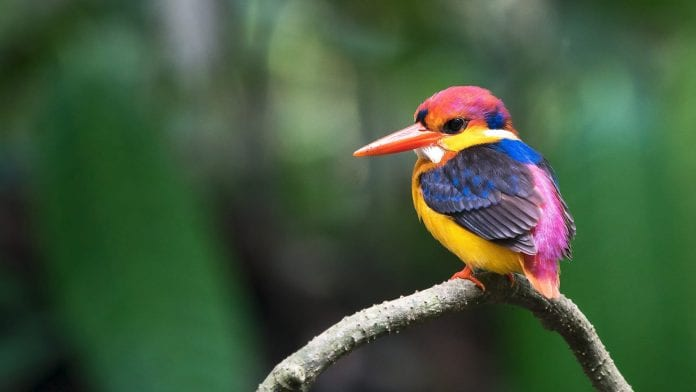
//> input picture AES_CFB_Carry-Over/openCV_test/bird.jpg, 696 x 392 px
$ ./image_test   (built with g++ and OpenCV 4)
//> lines starting //> are read from the running program, lines starting //| are printed output that depends on the picture
### AES_CFB_Carry-Over/openCV_test/aes_cfb.h
///////////////////////////////////
// This implementation was been  //
// placed in the public domain by//
//                               //
// Petter Solnoer - 31/03/2020   //
///////////////////////////////////

#ifndef AES_CFB
#define AES_CFB

#include "tables.h"
// define modes
// for encryption
// and decryption
#define ENCRYPT 0
#define DECRYPT 1

// Struct containing the shift register of previous ciphertexts
// and the round keys of the cipher
struct cipher_state{
	// Registers to hold previous ciphertext
	u32 reg1;
	u32 reg2;
	u32 reg3;
	u32 reg4;

	// Registers to hold round keys
	u32 rk[44];
};

// The interface consist of
// cipher initialization
// and process packet.
void cfb_initialize_cipher(cipher_state *cs, u8 key[], u32 *iv);
void cfb_process_packet(cipher_state *cs, u8 *in, u8 *out, int size, int mode);

// the encryption mode of the cipher
// and the key expansion can be accessed
// directly in order to verify the
// implementation with official
// test vectors.
void aes_encrypt(cipher_state *cs, u32 keystream[]);
void KeyExpansion(u8 key[], u32 key_schedule[]);

inline void initial_round(u32 *a, u32 *b,  u32 *c, u32 *d, u32 *round_key)
{
	// The initial round of AES only consist
	// of round key addition
	*a = (*a) ^ (*round_key); round_key++;
	*b = (*b) ^ (*round_key); round_key++;
	*c = (*c) ^ (*round_key); round_key++;
	*d = (*d) ^ (*round_key); round_key++;
}

inline void round(u32 *a, u32 *b, u32 *c, u32 *d, u32 *round_key)
{
	// Copies needed to hold variables
	// during operations
	u32 tmp_a = *a;
	u32 tmp_b = *b;
	u32 tmp_c = *c;
	u32 tmp_d = *d;

	u8 tmp;
	// Each table T yields 32 bits output
	tmp = (u8) tmp_a;
	*a = T0[tmp];
	tmp = (u8) (tmp_b >> 8);
	*a = (*a) ^ T1[tmp];
	tmp = (u8) (tmp_c >> 16);
	*a = (*a) ^ T2[tmp];
	tmp = (u8) (tmp_d >> 24);
	*a = (*a) ^ T3[tmp];
	*a = (*a) ^ (*round_key); round_key++;

	// The second output word of 32 bits
	tmp = (u8) tmp_b;
	*b = T0[tmp];
	tmp = (u8) (tmp_c >> 8);
	*b = (*b) ^ T1[tmp];
	tmp = (u8) (tmp_d >> 16);
	*b = (*b) ^ T2[tmp];
	tmp = (u8) (tmp_a >> 24);
	*b = (*b) ^ T3[tmp];
	*b = (*b) ^ (*round_key); round_key++;

	// The third output word of 32 bits
	tmp = (u8) tmp_c;
	*c = T0[tmp];
	tmp = (u8) (tmp_d >> 8);
	*c = (*c) ^ T1[tmp];
	tmp = (u8) (tmp_a >> 16);
	*c = (*c) ^ T2[tmp];
	tmp = (u8) (tmp_b >> 24);
	*c = (*c) ^ T3[tmp];
	*c = (*c) ^ (*round_key); round_key++;

	// The fourth word of 32 bits
	tmp = (u8) tmp_d;
	*d = T0[tmp];
	tmp = (u8) (tmp_a >> 8);
	*d = (*d) ^ T1[tmp];
	tmp = (u8) (tmp_b >> 16);
	*d = (*d) ^ T2[tmp];
	tmp = (u8) (tmp_c >> 24);
	*d = (*d) ^ T3[tmp];
	*d = (*d) ^ (*round_key);

}

inline void final_round(u32 *a, u32 *b, u32 *c, u32 *d, u32 *round_key)
{
	// Create copies of input
	u32 tmp_a = *a;
	u32 tmp_b = *b;
	u32 tmp_c = *c;
	u32 tmp_d = *d;

	// Need to operate on bytes
	u8 tmp;

	// First output word
	// Access Sbox directly, no mix column step.
	tmp = (u8) tmp_a;
	(*a) = (u32) (Sbox[tmp]);
	tmp = (u8) (tmp_b >> 8);
	(*a) = (*a) ^ ( (u32) (Sbox[tmp] << 8) );
	tmp = (u8) (tmp_c >> 16);
	(*a) = (*a) ^ ( (u32) (Sbox[tmp] << 16) );
	tmp = (u8) (tmp_d >> 24);
	(*a) = (*a) ^ ( (u32) (Sbox[tmp] << 24) );
	(*a) = (*a) ^ (*round_key); round_key++;

	// Second output word
	tmp = (u8) tmp_b;
	(*b) = (u32) (Sbox[tmp]);
	tmp = (u8) (tmp_c >> 8);
	(*b) = (*b) ^ ( (u32) (Sbox[tmp] << 8) );
	tmp = (u8) (tmp_d >> 16);
	(*b) = (*b) ^ ( (u32) (Sbox[tmp] << 16) );
	tmp = (u8) (tmp_a >> 24);
	(*b) = (*b) ^ ( (u32) (Sbox[tmp] << 24) );
	(*b) = (*b) ^ (*round_key); round_key++;

	// Third output word
	tmp = (u8) tmp_c;
	(*c) = (u32) (Sbox[tmp]);
	tmp = (u8) (tmp_d >> 8);
	(*c) = (*c) ^ ( (u32) (Sbox[tmp] << 8) );
	tmp = (u8) (tmp_a >> 16);
	(*c) = (*c) ^ ( (u32) (Sbox[tmp] << 16) );
	tmp = (u8) (tmp_b >> 24);
	(*c) = (*c) ^ ( (u32) (Sbox[tmp] << 24) );
	(*c) = (*c) ^ (*round_key); round_key++;

	// Fourth output word
	tmp = (u8) tmp_d;
	(*d) = (u32) (Sbox[tmp]);
	tmp = (u8) (tmp_a >> 8);
	(*d) = (*d) ^ ( (u32) (Sbox[tmp] << 8) );
	tmp = (u8) (tmp_b >> 16);
	(*d) = (*d) ^ ( (u32) (Sbox[tmp] << 16) );
	tmp = (u8) (tmp_c >> 24);
	(*d) = (*d) ^ ( (u32) (Sbox[tmp] << 24) );
	(*d) = (*d) ^ (*round_key);

}
#endif

### AES_CFB_Carry-Over/openCV_test/aes_cfb.cpp
///////////////////////////////////
// This implementation was been  //
// placed in the public domain by//
//                               //
// Petter Solnoer - 31/03/2020   //
///////////////////////////////////

#include <iostream>
#include <fstream>
#include "aes_cfb.h"
#include <string>

u32 RotByte(u32 word)
{
	u32 ret = ((word << 24) | (word >> 8));
	return ret;
}

u32 SubByte(u32 word)
{
	u32 ret;
	ret = Sbox[(u8)word];
	ret = ret ^ (Sbox[(u8)(word >> 8)] << 8);
	ret = ret ^ (Sbox[(u8)(word >> 16)] << 16);
	ret = ret ^ (Sbox[(u8)(word >> 24)] << 24);
	return ret;
}

void KeyExpansion(u8 key[], u32 key_schedule[])
{
	u32 temp;
	int i = 0;

	while (i < 4)
	{
		key_schedule[i] = (u32) ( ((u32)key[4*i]) | (((u32)key[4*i+1]) << 8) |
				(((u32)key[4*i+2]) << 16) | (((u32)key[4*i+3]) << 24) );
		i++;
	}
	while ( i < 44 )
	{
		temp = key_schedule[i-1];
		if ( (i % 4) == 0)
		{
			temp = SubByte(RotByte(temp)) ^ Rcon[i/4];
		}
		key_schedule[i] = key_schedule[i-4] ^ temp;
		i++;
	}
}

void aes_load_iv(cipher_state *cs, u32 *iv)
{
	cs->reg1 = *iv; iv++;
	cs->reg2 = *iv; iv++;
	cs->reg3 = *iv; iv++;
	cs->reg4 = *iv; iv++;
}

void cfb_initialize_cipher(cipher_state *cs, u8 key[], u32 *iv)
{
	KeyExpansion(key, cs->rk);
	aes_load_iv(cs, iv);
}

void aes_encrypt(cipher_state *cs, u32 keystream[])
{
	initial_round(&(cs->reg1), &(cs->reg2), &(cs->reg3), &(cs->reg4), &(cs->rk[0]));
	#ifndef ROUND_REDUCED
	round(&(cs->reg1), &(cs->reg2), &(cs->reg3), &(cs->reg4), &(cs->rk[4]));
	round(&(cs->reg1), &(cs->reg2), &(cs->reg3), &(cs->reg4), &(cs->rk[8]));
	round(&(cs->reg1), &(cs->reg2), &(cs->reg3), &(cs->reg4), &(cs->rk[12]));
	round(&(cs->reg1), &(cs->reg2), &(cs->reg3), &(cs->reg4), &(cs->rk[16]));
	#endif
	round(&(cs->reg1), &(cs->reg2), &(cs->reg3), &(cs->reg4), &(cs->rk[20]));
	round(&(cs->reg1), &(cs->reg2), &(cs->reg3), &(cs->reg4), &(cs->rk[24]));
	round(&(cs->reg1), &(cs->reg2), &(cs->reg3), &(cs->reg4), &(cs->rk[28]));
	round(&(cs->reg1), &(cs->reg2), &(cs->reg3), &(cs->reg4), &(cs->rk[32]));
	round(&(cs->reg1), &(cs->reg2), &(cs->reg3), &(cs->reg4), &(cs->rk[36]));
	final_round(&(cs->reg1), &(cs->reg2), &(cs->reg3), &(cs->reg4), &(cs->rk[40]));
	keystream[0] = cs->reg1; keystream[1] = cs->reg2;
	keystream[2] = cs->reg3; keystream[3] = cs->reg4;
}

void full_state_update(cipher_state *cs, u32 *ctxt)
{
	cs->reg1 = (*ctxt); ctxt++;
	cs->reg2 = (*ctxt); ctxt++;
	cs->reg3 = (*ctxt); ctxt++;
	cs->reg4 = (*ctxt); ctxt++;
}

// [148 lines left out: function partial_state_update, not called in this run]

void cfb_process_packet(cipher_state *cs, u8 *in, u8 *out, int size, int mode)
{

	u32 *w_ptr_in = (u32*)in;;
	u32 *w_ptr_out = (u32*)out;
	u32 *w_state_ptr;
	u32 keystream[4] = {0,0,0,0};

	while (size > 0)
	{
		// Generate key bits
		if( mode )
		{
			// Decryption mode
			// Current ciphertext
			// enters next state
			w_state_ptr = w_ptr_in;
		}
		else
		{
			// Encryption mode
			// New ciphertext
			// enters next state
			w_state_ptr = w_ptr_out;
		}

		aes_encrypt(cs, keystream);

		if(size >= 16)
		{
			// Encrypt using a full block
			// Cast to operate on words
			// Encrypt and update the state register
			// with cipher feedback

			*w_ptr_out = (*w_ptr_in) ^ keystream[0]; w_ptr_in++; w_ptr_out++;
			*w_ptr_out = (*w_ptr_in) ^ keystream[1]; w_ptr_in++; w_ptr_out++;
			*w_ptr_out = (*w_ptr_in) ^ keystream[2]; w_ptr_in++; w_ptr_out++;
			*w_ptr_out = (*w_ptr_in) ^ keystream[3]; w_ptr_in++; w_ptr_out++;

			size -= 16;
			full_state_update(cs, w_state_ptr);
		}
		else
		{
			// Process individual bytes at this point
			u8 *tmp_ptr = (u8*) w_state_ptr;
			int prev_size = size;
			int k = 3;
			while (size >= 4)
			{
				*w_ptr_out = (*w_ptr_in) ^ keystream[k--]; w_ptr_in++; w_ptr_out++;
				size -= 4;
			}

			if (size >0)
			{
				int l = 0;
				u8 *byte_ptr_out = (u8*) w_ptr_out;
				u8 *byte_ptr_in = (u8*) w_ptr_in;
				while (size > 0)
				{
					*byte_ptr_out = (*byte_ptr_in) ^ ( (u8)(keystream[k] >> (24 - (8*(l--)))));
					size -= 1;
				}
			}

			partial_state_update(cs, tmp_ptr, prev_size);

		}
	}
}

### AES_CFB_Carry-Over/openCV_test/image_test.cpp
#include "aes_cfb.h"

#include <opencv2/core/core.hpp>
#include <opencv2/highgui/highgui.hpp>
#include <opencv2/imgproc/imgproc.hpp>

#include <iostream>
#include <unistd.h>

#define BLOCKSIZE 16
void serialize(u8 *out, cv::Mat *in, int size)
{
	for (int h = 0; h < in->rows; h++)
	{
		for (int w = 0; w < in->cols; w++)
		{
			*out = (*in).at<u8>(h,w); out++;
		}
	}
	// [8 lines of commented-out code are left out]
}

void deserialize(cv::Mat *out, u8 *in, int size)
{
	for (int h = 0; h < out->rows; h++)
	{
		for (int w = 0; w < out->cols; w++)
		{
			(*out).at<u8>(h,w) = *in; in++;
		}
	}
	// [8 lines of commented-out code are left out]
}

int main()
{
	std::string imagePath = "/home/pi/EncryptionLaboratory/aes/self_made_cfb/openCV_test/bird.jpg";
	cv::Mat image, greyImage;
	image = cv::imread(imagePath, cv::IMREAD_COLOR);
//> image is the input picture: 392 rows x 696 cols, CV_8UC3; mean B, G, R 61.9, 88.5, 66.8

	std::cout << "# original channels: " << image.channels() << std::endl;
//| # original channels: 3
	// Display original image
	cv::imshow( "Original image", image );
	cv::waitKey(2000);

	// convert to greyscale
	cv::cvtColor( image, greyImage, cv::COLOR_BGR2GRAY );
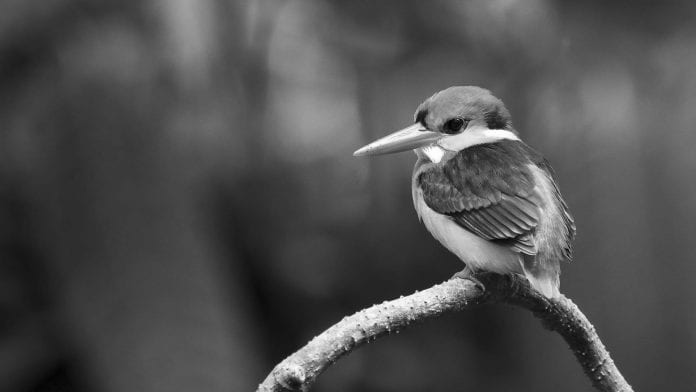
//> greyImage: 392 rows x 696 cols, CV_8UC1; min 1, max 255, mean 79

	std::cout << "# grayscale channels: " << greyImage.channels() << std::endl;
//| # grayscale channels: 1
	std::cout << "Grayscale type: " << greyImage.type() << std::endl;
//| Grayscale type: 0

	cv::imshow( "Grey image", greyImage );
	cv::waitKey(2000);

	u8 key[BLOCKSIZE] = {0};
	u32 iv[BLOCKSIZE/4] = {0};

	cipher_state e_cs;

	cfb_initialize_cipher(&e_cs, key, iv);


	int size = greyImage.total() * greyImage.elemSize();
//> size = 272832
	u8 plaintext[size];

	if (greyImage.isContinuous())
		serialize(plaintext, &greyImage, size);

	cv::Mat deserialized = cv::Mat::zeros(cv::Size(greyImage.cols, greyImage.rows), CV_8U);
	deserialize(&deserialized, plaintext, size);

	cv::imshow( "Deserialized image", deserialized);
	cv::waitKey(2000);

	u8 ciphertext[size];

	cv::Mat encrypted = cv::Mat::zeros(cv::Size(greyImage.cols, greyImage.rows), CV_8U);

	std::cout << "Is continuous encrypted: " << encrypted.isContinuous() << std::endl;
//| Is continuous encrypted: 1
	cfb_process_packet(&e_cs, plaintext, ciphertext, size, ENCRYPT);

	deserialize(&encrypted, ciphertext, size);
//> call 2 of deserialize, with size = 272832
//> after the loop in deserialize (call 2), `for (int h = 0; h < out->rows; h++)`:
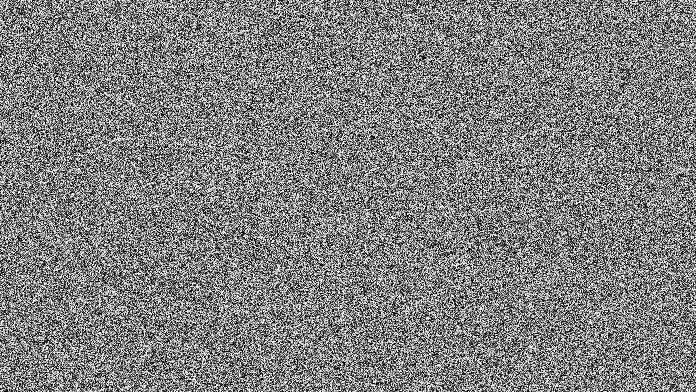
//> out: 392 rows x 696 cols, CV_8UC1; min 0, max 255, mean 127.6

	cv::imshow( "Encrypted image", encrypted );
	cv::waitKey(2000);

	// RECOVER
	cipher_state d_cs;
	cfb_initialize_cipher(&d_cs, key, iv);

	u8 deciphered[size];

	cfb_process_packet(&d_cs, ciphertext, deciphered, size, DECRYPT);

	cv::Mat decrypted = cv::Mat::zeros(cv::Size(greyImage.cols, greyImage.rows), CV_8UC1);

	deserialize(&decrypted, deciphered, size);

	cv::imshow( "Recovered image", decrypted );
	cv::waitKey(5000);
// [8 lines of commented-out code are left out]
}
